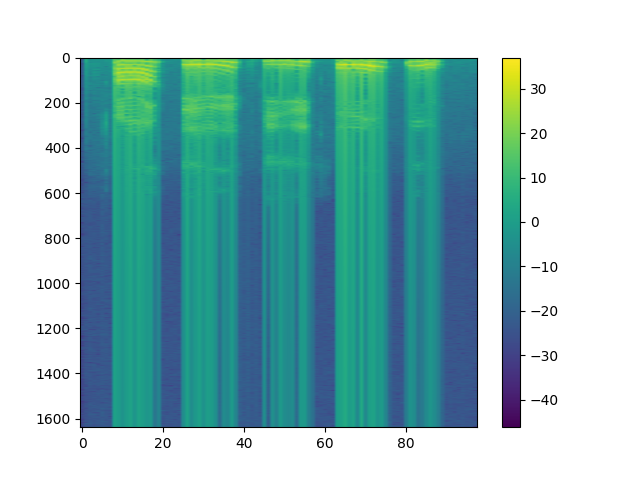

Write Python code to recreate this figure.
import matplotlib.pyplot as plt
import numpy as np
import scipy.io.wavfile as wav

rate, sig = wav.read("vocale.waptt.wav")

N = len(sig)
time = np.linspace(0, 4, N)

gr_dim = N // 100
sup = gr_dim // 4
grupuri = []
grupuri.append(sig[0:gr_dim + sup])
for i in range(1, 100):
    gr = sig[i * gr_dim - sup : (i + 1) * gr_dim + sup]
    grupuri.append(gr)

FFT_matr = []
for g in grupuri:
    N = len(g)
    X = np.fft.fft(g)
    X = abs(X/N)
    X = X[:N//2]
    FFT_matr.append(X)


FFT_matr.pop(-1)
FFT_matr.pop(0)
print(np.array(FFT_matr).T.shape)
plt.imshow(10 * np.log10(np.array(FFT_matr).T), aspect='auto')
plt.colorbar()
plt.savefig("ex6.pdf")
plt.savefig("ex6.png")
plt.show()



